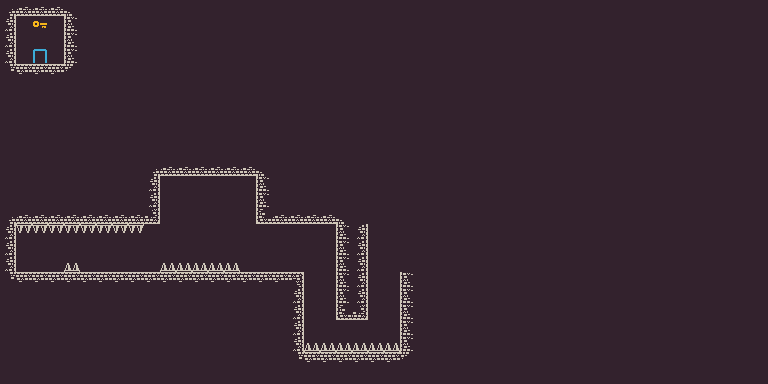

A 2D game scene composited from a Tiled map and its tileset images. What follows is a short description and the map's XML, with every tile layer's data as written:
An orthogonal 48x24 tile map with 16x16 px tiles, 2 tile layers (Spikes, Ground).

<map version="1.4" tiledversion="1.4.2" orientation="orthogonal" renderorder="right-down" width="48" height="24" tilewidth="16" tileheight="16" infinite="0" backgroundcolor="#33222d" nextlayerid="4" nextobjectid="1">
 <editorsettings>
  <export target="level1.json" format="json" />
 </editorsettings>
 <tileset firstgid="1" name="tiles" tilewidth="16" tileheight="16" tilecount="1056" columns="48" backgroundcolor="#000000">
  <image source="tiles.png" width="768" height="352" />
 </tileset>
 <layer id="3" name="Spikes" width="48" height="24">
  <data encoding="csv">
1,1,1,1,1,1,1,1,1,1,1,1,1,1,1,1,1,1,1,1,1,1,1,1,1,1,1,1,1,1,1,1,1,1,1,1,1,1,1,1,1,1,1,1,1,1,1,1,
1,1,1,1,1,1,1,1,1,1,1,1,1,1,1,1,1,1,1,1,1,1,1,1,1,1,1,1,1,1,1,1,1,1,1,1,1,1,1,1,1,1,1,1,1,1,1,1,
1,1,1,1,1,1,1,1,1,1,1,1,1,1,1,1,1,1,1,1,1,1,1,1,1,1,1,1,1,1,1,1,1,1,1,1,1,1,1,1,1,1,1,1,1,1,1,1,
1,1,1,1,1,1,1,1,1,1,1,1,1,1,1,1,1,1,1,1,1,1,1,1,1,1,1,1,1,1,1,1,1,1,1,1,1,1,1,1,1,1,1,1,1,1,1,1,
1,1,1,1,1,1,1,1,1,1,1,1,1,1,1,1,1,1,1,1,1,1,1,1,1,1,1,1,1,1,1,1,1,1,1,1,1,1,1,1,1,1,1,1,1,1,1,1,
1,1,1,1,1,1,1,1,1,1,1,1,1,1,1,1,1,1,1,1,1,1,1,1,1,1,1,1,1,1,1,1,1,1,1,1,1,1,1,1,1,1,1,1,1,1,1,1,
1,1,1,1,1,1,1,1,1,1,1,1,1,1,1,1,1,1,1,1,1,1,1,1,1,1,1,1,1,1,1,1,1,1,1,1,1,1,1,1,1,1,1,1,1,1,1,1,
1,1,1,1,1,1,1,1,1,1,1,1,1,1,1,1,1,1,1,1,1,1,1,1,1,1,1,1,1,1,1,1,1,1,1,1,1,1,1,1,1,1,1,1,1,1,1,1,
1,1,1,1,1,1,1,1,1,1,1,1,1,1,1,1,1,1,1,1,1,1,1,1,1,1,1,1,1,1,1,1,1,1,1,1,1,1,1,1,1,1,1,1,1,1,1,1,
1,1,1,1,1,1,1,1,1,1,1,1,1,1,1,1,1,1,1,1,1,1,1,1,1,1,1,1,1,1,1,1,1,1,1,1,1,1,1,1,1,1,1,1,1,1,1,1,
1,1,1,1,1,1,1,1,1,1,1,1,1,1,1,1,1,1,1,1,1,1,1,1,1,1,1,1,1,1,1,1,1,1,1,1,1,1,1,1,1,1,1,1,1,1,1,1,
1,1,1,1,1,1,1,1,1,1,1,1,1,1,1,1,1,1,1,1,1,1,1,1,1,1,1,1,1,1,1,1,1,1,1,1,1,1,1,1,1,1,1,1,1,1,1,1,
1,1,1,1,1,1,1,1,1,1,1,1,1,1,1,1,1,1,1,1,1,1,1,1,1,1,1,1,1,1,1,1,1,1,1,1,1,1,1,1,1,1,1,1,1,1,1,1,
1,1,1,1,1,1,1,1,1,1,1,1,1,1,1,1,1,1,1,1,1,164,1,1,1,1,1,1,1,1,1,1,1,1,1,1,1,1,1,1,1,1,1,1,1,1,1,1,
1,25,25,25,25,25,25,25,25,1,1,1,1,1,1,1,1,1,1,1,1,0,0,1,1,1,1,1,1,1,1,1,1,1,1,1,1,1,1,1,1,1,1,1,1,1,1,1,
1,1,1,1,1,1,1,1,1,1,1,1,1,1,1,1,1,1,1,1,1,0,0,1,1,1,1,1,1,1,1,1,1,1,1,1,1,1,1,1,1,1,1,1,1,1,1,1,
1,1,1,1,23,1,1,1,1,1,23,23,23,23,23,1,1,1,1,1,1,0,0,1,1,1,1,1,1,1,1,1,1,1,1,1,1,1,1,1,1,1,1,1,1,1,1,1,
1,1,1,1,1,1,1,1,1,1,1,1,1,1,1,1,1,1,1,1,1,0,0,1,1,0,1,1,1,1,1,1,1,1,1,1,1,1,1,1,1,1,1,1,1,1,1,1,
1,1,1,1,1,1,1,1,1,1,1,1,1,1,1,1,1,1,1,1,1,0,0,1,1,0,1,1,1,1,1,1,1,1,1,1,1,1,1,1,1,1,1,1,1,1,1,1,
1,1,1,1,1,1,1,1,1,1,1,1,1,1,1,1,1,1,1,1,1,0,0,1,1,0,1,1,1,1,1,1,1,1,1,1,1,1,1,1,1,1,1,1,1,1,1,1,
1,1,1,1,1,1,1,1,1,1,1,1,1,1,1,1,1,1,1,1,1,1,1,1,1,0,1,1,1,1,1,1,1,1,1,1,1,1,1,1,1,1,1,1,1,1,1,1,
1,1,1,1,1,1,1,1,1,1,1,1,1,1,1,1,1,1,1,23,23,23,23,23,23,0,1,1,1,1,1,1,1,1,1,1,1,1,1,1,1,1,1,1,1,1,1,1,
1,1,1,1,1,1,1,1,1,1,1,1,1,1,1,1,1,1,0,0,0,0,0,0,0,0,1,1,1,1,1,1,1,1,1,1,1,1,1,1,1,1,1,1,1,1,1,1,
1,1,1,1,1,1,1,1,1,1,1,1,1,1,1,1,1,1,1,1,1,1,1,1,1,1,1,1,1,1,1,1,1,1,1,1,1,1,1,1,1,1,1,1,1,1,1,1
</data>
 </layer>
 <layer id="2" name="Ground" width="48" height="24">
  <data encoding="csv">
163,116,116,116,164,1,1,1,1,1,1,1,1,1,1,1,1,1,1,1,1,1,1,1,1,1,1,1,1,1,1,1,1,1,1,1,1,1,1,1,1,1,1,1,1,1,1,1,
69,0,561,0,67,1,1,1,1,1,1,1,1,1,1,1,1,1,1,1,1,1,1,1,1,1,1,1,1,1,1,1,1,1,1,1,1,1,1,1,1,1,1,1,1,1,1,1,
69,0,0,0,67,1,1,1,1,1,1,1,1,1,1,1,1,1,1,1,1,1,1,1,1,1,1,1,1,1,1,1,1,1,1,1,1,1,1,1,1,1,1,1,1,1,1,1,
69,0,435,0,67,1,1,1,1,1,1,1,1,1,1,1,1,1,1,1,1,1,1,1,1,1,1,1,1,1,1,1,1,1,1,1,1,1,1,1,1,1,1,1,1,1,1,1,
211,20,20,20,212,1,1,1,1,1,1,1,1,1,1,1,1,1,1,1,1,1,1,1,1,1,1,1,1,1,1,1,1,1,1,1,1,1,1,1,1,1,1,1,1,1,1,1,
1,1,1,1,1,1,1,1,1,1,1,1,1,1,1,1,1,1,1,1,1,1,1,1,1,1,1,1,1,1,1,1,1,1,1,1,1,1,1,1,1,1,1,1,1,1,1,1,
1,1,1,1,1,1,1,1,1,1,1,1,1,1,1,1,1,1,1,1,1,1,1,1,1,1,1,1,1,1,1,1,1,1,1,1,1,1,1,1,1,1,1,1,1,1,1,1,
1,1,1,1,1,1,1,1,1,1,1,1,1,1,1,1,1,1,1,1,1,1,1,1,1,1,1,1,1,1,1,1,1,1,1,1,1,1,1,1,1,1,1,1,1,1,1,1,
1,1,1,1,1,1,1,1,1,1,1,1,1,1,1,1,1,1,1,1,1,1,1,1,1,1,1,1,1,1,1,1,1,1,1,1,1,1,1,1,1,1,1,1,1,1,1,1,
1,1,1,1,1,1,1,1,1,1,1,1,1,1,1,1,1,1,1,1,1,1,1,1,1,1,1,1,1,1,1,1,1,1,1,1,1,1,1,1,1,1,1,1,1,1,1,1,
1,1,1,1,1,1,1,1,1,163,116,116,116,116,116,116,164,1,1,1,1,1,1,1,1,1,1,1,1,1,1,1,1,1,1,1,1,1,1,1,1,1,1,1,1,1,1,1,
1,1,1,1,1,1,1,1,1,69,1,1,1,1,1,1,67,1,1,1,1,1,1,1,1,1,1,1,1,1,1,1,1,1,1,1,1,1,1,1,1,1,1,1,1,1,1,1,
1,1,1,1,1,1,1,1,1,69,1,1,1,1,1,1,67,1,1,1,1,1,1,1,1,1,1,1,1,1,1,1,1,1,1,1,1,1,1,1,1,1,1,1,1,1,1,1,
163,116,116,116,116,116,116,116,116,117,1,1,1,1,1,1,115,116,116,116,116,1,1,1,1,1,1,1,1,1,1,1,1,1,1,1,1,1,1,1,1,1,1,1,1,1,1,1,
69,1,1,1,1,1,1,1,1,1,1,1,1,1,1,1,1,1,1,1,1,67,69,1,1,1,1,1,1,1,1,1,1,1,1,1,1,1,1,1,1,1,1,1,1,1,1,1,
69,1,1,1,1,1,1,1,1,1,1,1,1,1,1,1,1,1,1,1,1,67,69,1,1,1,1,1,1,1,1,1,1,1,1,1,1,1,1,1,1,1,1,1,1,1,1,1,
69,1,1,1,1,1,1,1,1,1,1,1,1,1,1,1,1,1,1,1,1,67,69,1,1,1,1,1,1,1,1,1,1,1,1,1,1,1,1,1,1,1,1,1,1,1,1,1,
211,20,20,20,20,20,20,20,20,20,20,20,20,20,20,20,20,20,21,1,1,67,69,1,1,67,1,1,1,1,1,1,1,1,1,1,1,1,1,1,1,1,1,1,1,1,1,1,
1,1,1,1,1,1,1,1,1,1,1,1,1,1,1,1,1,1,69,1,1,67,69,1,1,67,1,1,1,1,1,1,1,1,1,1,1,1,1,1,1,1,1,1,1,1,1,1,
1,1,1,1,1,1,1,1,1,1,1,1,1,1,1,1,1,1,69,1,1,115,117,1,1,67,1,1,1,1,1,1,1,1,1,1,1,1,1,1,1,1,1,1,1,1,1,1,
1,1,1,1,1,1,1,1,1,1,1,1,1,1,1,1,1,1,69,1,1,1,1,1,1,67,1,1,1,1,1,1,1,1,1,1,1,1,1,1,1,1,1,1,1,1,1,1,
1,1,1,1,1,1,1,1,1,1,1,1,1,1,1,1,1,1,69,1,1,1,1,1,1,67,1,1,1,1,1,1,1,1,1,1,1,1,1,1,1,1,1,1,1,1,1,1,
1,1,1,1,1,1,1,1,1,1,1,1,1,1,1,1,1,1,211,20,20,20,20,20,20,212,1,1,1,1,1,1,1,1,1,1,1,1,1,1,1,1,1,1,1,1,1,1,
1,1,1,1,1,1,1,1,1,1,1,1,1,1,1,1,1,1,1,1,1,1,1,1,1,1,1,1,1,1,1,1,1,1,1,1,1,1,1,1,1,1,1,1,1,1,1,1
</data>
 </layer>
</map>